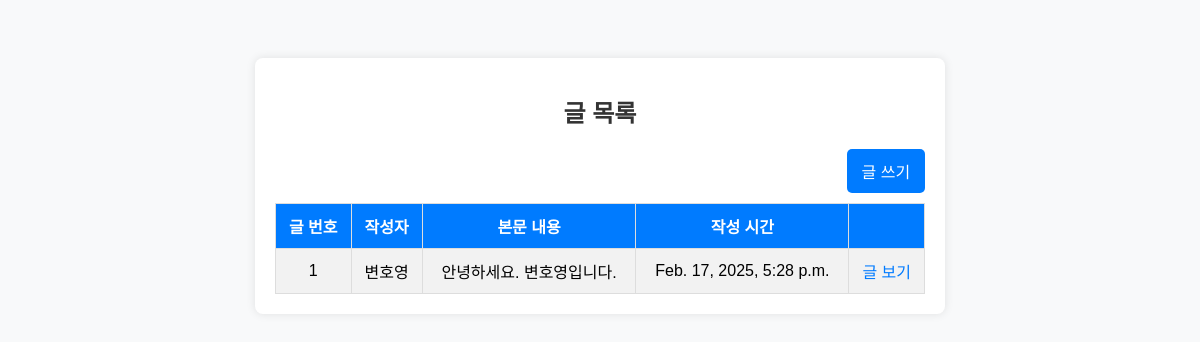
Before: /item/ with the older database file.
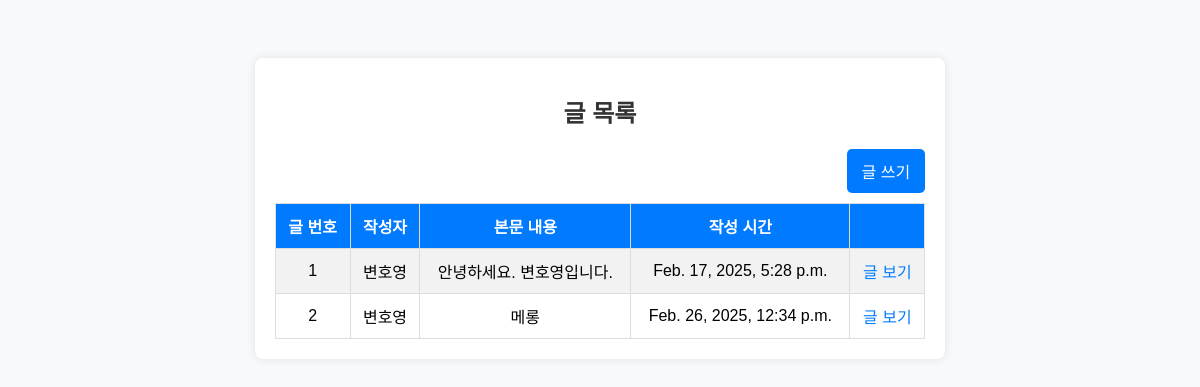
After: the same page with the newer database file.
### test_app/models.py (models this page shows, shortened)
class Item(models.Model):
    name = models.CharField(max_length=100)
    description = models.TextField()
    created_at = models.DateTimeField(auto_now_add=True)
    updated_at = models.DateTimeField(auto_now=True)

### test_app/views.py (the view)
# urls.py: path('', views.item_list, name='item_list'),
def item_list(request):
    items = Item.objects.all()
    return render(request, 'item_list.html', {'items':items})

### test_app/templates/item_list.html (shortened to what this page needs)
<!DOCTYPE html>
<html lang="en">
<head>
</head>
<body>
    <div class="container">
        <h1>글 목록</h1>
        <div class="btn-container">
            <a href="{% url 'item_create' %}" class="btn">글 쓰기</a>
        </div>
        <table>
            <tr>
                <th>글 번호</th>
                <th>작성자</th>
                <th>본문 내용</th>
                <th>작성 시간</th>
                <th></th>
            </tr>
            {% for item in items %}
            <tr>
                <td>{{ item.id }}</td>
                <td>{{ item.name }}</td>
                <td>{{ item.description }}</td>
                <td>{{ item.created_at }}</td>
                <td><a href="{% url 'item_detail' item.pk %}">글 보기</a></td>
            </tr>
            {% endfor %}
        </table>
    </div>
</body>
</html>

### test_app/templates/item_list.html (style rules this page uses)
body { font-family: Arial, sans-serif; background-color: #f8f9fa; text-align: center; padding: 50px; }
.container { width: 60%; background: white; padding: 20px; border-radius: 8px; box-shadow: 0 0 10px rgba(0, 0, 0, 0.1); margin: auto; }
h1 { font-size: 24px; color: #333; margin-bottom: 20px; }
.btn-container { display: flex; justify-content: flex-end; margin-bottom: 10px; }
.btn { display: inline-block; background-color: #007bff; color: white; padding: 10px 15px; border: none; border-radius: 5px; cursor: pointer; font-size: 16px; text-decoration: none; }
table { width: 100%; border-collapse: collapse; margin-top: 10px; }
th, td { border: 1px solid #ddd; padding: 10px; text-align: center; }
th { background-color: #007bff; color: white; }
tr:nth-child(even) { background-color: #f2f2f2; }
a { text-decoration: none; color: #007bff; }

Changed rows visible on the page:
added Item: id "2", name "변호영", description "메롱", created_at "Feb. 26, 2025, 12:34 p.m."
